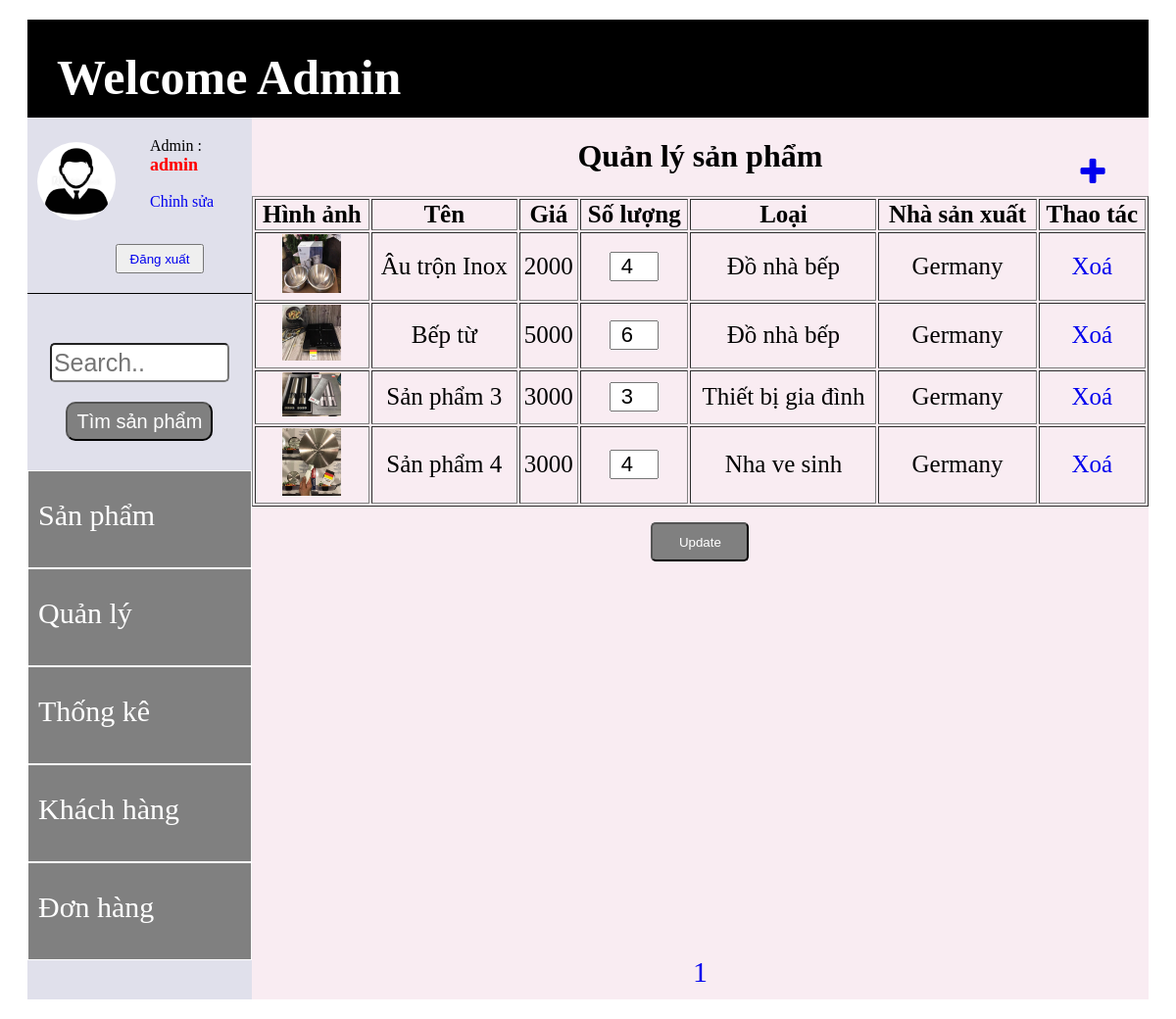
/admin/index.php (signed in), run on the app's committed database.
### tables this page shows
CREATE TABLE `san_pham` (
  `id_sp` int(11) NOT NULL,
  `ten_sp` varchar(200) NOT NULL,
  `mo_ta_sp` text NOT NULL,
  `gia_sp` int(11) NOT NULL,
  `hinh_anh` text NOT NULL,
  `so_luong_sp` int(11) UNSIGNED NOT NULL,
  `id_nha_san_xuat` int(11) NOT NULL,
  `id_loai_san_pham` int(11) NOT NULL
);

CREATE TABLE `loai_san_pham` (
  `id_loai_san_pham` int(11) NOT NULL,
  `ten_loai_san_pham` varchar(200) NOT NULL
);

CREATE TABLE `nha_san_xuat` (
  `id_nha_san_xuat` int(11) NOT NULL,
  `ten_nha_san_xuat` varchar(200) NOT NULL
);

### admin/quan_ly_sp.php (the view, shortened to what this page needs)
<?php
	include "../open.php";
?>
<div style="width: 100%; height: 100px; text-align: center;">
	<h1>Quản lý sản phẩm</h1>
	<a href="admin.php?show=add" title="Thêm sản phẩm" style="position: absolute; width: 50px; right: 60px; top: 160px;" ><i class="fa fa-plus fa-2x"></i></a>
<div style="width: 100%; height: 775px;">
<?php
	$strQuery = "select * from san_pham inner join loai_san_pham on san_pham.id_loai_san_pham = loai_san_pham.id_loai_san_pham inner join nha_san_xuat on san_pham.id_nha_san_xuat = nha_san_xuat.id_nha_san_xuat";
	$result = mysqli_query($con, $strQuery);
	$so_sp = mysqli_num_rows($result);
	if ($so_sp > 0) {
		$sphien = 8;
        $sotrang = ceil($so_sp/$sphien);
        $trang = 1;
        if (isset($_GET['trang'])) {
            $trang = $_GET['trang'];
        }
        else{
            $trang = 1;
        }
            $start = ($trang - 1) * $sphien;
            $sql_phan_trang = $strQuery . ' LIMIT ' . $start . ',' .$sphien;
            $result_phan_trang = mysqli_query($con,$sql_phan_trang);
?>
	<form action="update_sl_sp.php" method="get">
		<table border="1px" align="center" style="font-size: 25px;" width="100%">
			<tr>
				<th>Hình ảnh</th>
				<th>Tên</th>
				<th>Giá</th>
				<th>Số lượng</th>
				<th>Loại</th>
				<th>Nhà sản xuất</th>
				<th colspan="3">Thao tác</th>
			</tr>
<?php
		while ($row = mysqli_fetch_array($result_phan_trang)) {
?>
			<tr>
				<td><img src="../imgsp/<?php echo $row['hinh_anh']; ?>" width="60x"></td>
				<td><?php echo $row['ten_sp']; ?></td>
				<td><?php echo $row['gia_sp']; ?></td>
				<td><input style="width: 50px; height: 30px; text-align: center; font-size: 22px;" type="number" min="0" value="<?php echo $row['so_luong_sp']; ?>" name="sl[<?php echo $row['id_sp']; ?>]"></td>
				<td><?php echo $row['ten_loai_san_pham']; ?></td>
				<td><?php echo $row['ten_nha_san_xuat']; ?></td>
				<td><a href="xoa_sp.php?id=<?php echo $row['id_sp']; ?>">Xoá</a></td>
			</tr>
<?php
		}
?>
		</table>
		<p><button type="submit" style="width: 100px; height: 40px; border-radius: 5px; background: grey; color: white;">Update</button></p>
	</form>
<?php
	}
	else{
		echo "Không tìm thấy sản phẩm nào";
	}
?>
</div>
<div style="font-size: 30px">
		<?php
        if(isset($sotrang)){
            for($i = 1;$i <= $sotrang;$i++){
    ?>
                    <a href="?case=1&&trang=<?php echo $i;?>" title="Trang <?php echo $i;?> "><?php echo $i;?> </a>
    <?php
            }
        }else{
            echo "";
        }
?>
</div>

### admin/index.php (shortened to what this page needs)
<?php
    include "../open.php";
    $id_ad = $_SESSION['id_ad'];
    $strQueryAD = "select * from admin where id_ad = '$id_ad'";
    $resultAD = mysqli_query($con, $strQueryAD);
    $rowAD = mysqli_fetch_array($resultAD);
?>
<!DOCTYPE html>
<html>
<head>
	<link rel="stylesheet" href="https://maxcdn.bootstrapcdn.com/font-awesome/4.4.0/css/font-awesome.min.css" />
</head>
<body>
	<div id="container_admin">
		<div id="div_admin_1"><a href="admin.php">Welcome Admin</a></div>
		<div id="div_admin_2">
			<div id="div_admin_2_1">
				<div id="thong_tin_admin">
					<div id="img_admin">
<?php
			if($rowAD['anh_ad'] == null) {
?>
				<img src="../img/iconad.jpg" width="80px" style="border-radius: 100%;">
<?php
			}else {
?>
				<img src="../img/<?php echo $rowAD['anh_ad']; ?>" width="80px" style="border-radius: 100%;">
<?php
			}
?>
					</div>
					<div id="name_admin">Admin : <br><span id="span_name_ad"><?php echo $rowAD['ho_ten_ad']; ?></span><br><br>
						<span><a href="admin.php?show=update">Chỉnh sửa</a></span>
					</div>
					<button id="button_thong_tin"><a href="../dangxuat.php">Đăng xuất</a></button>
				</div>
				<div id="search_admin">
					<form id="form_search_admin">
						<input type="text" name="search_sp" placeholder="Search..">
						<button>Tìm sản phẩm</button>
					</form>
				</div>
				<div id="menu_admin">
					<div id="menu_admin_1" class="menu_admin_mini"><a href="admin.php">Sản phẩm</a></div>
					<div id="menu_admin_2" class="menu_admin_mini"><a href="admin.php?show=1">Quản lý</a></div>
					<div id="menu_admin_3" class="menu_admin_mini"><a href="admin.php?show=2">Thống kê</a></div>
					<div id="menu_admin_4" class="menu_admin_mini"><a href="admin.php?show=3">Khách hàng</a></div>
					<div id="menu_admin_5" class="menu_admin_mini"><a href="admin.php?show=4">Đơn hàng</a></div>
				</div>
			</div>
			<div id="div_admin_2_2">
<?php
	if (isset($_GET['show'])) {
		$show = $_GET['show'];
		switch ($show) {
			case 1:
				include "nhom_sp.php";
				break;
			case 2:
				break;
			case 3:
				include "quan_ly_kh.php";
				break;
			case 4:
				include "quanlydonhang.php";
				break;
			case 'add':
				include "them_sp.php";
				break;
			case 'update':
				include "update_admin.php";
				break;
			default:
				break;
		}
	}
	else {
		include "quan_ly_sp.php";
	}
?>
			</div>
		</div>
	</div>
</body>
</html>

### admin/index.php (style rules this page uses)
* { box-sizing: border-box; }
a { text-decoration: none; }
#container_admin { margin: 20px; }
#div_admin_1 { width: 100%; height: 100px; background: black; font-size: 50px; font-weight: bold; padding: 30px; }
#div_admin_1 a { color: white; text-decoration: none; }
#div_admin_2 { width: 100%; height: 900px; }
#div_admin_2_1 { width: 20%; height: 100%; float: left; }
#thong_tin_admin { width: 100%; height: 20%; background: #e0e0eb; position: relative; border-bottom: 1px solid; }
#img_admin { width: 80px; height: 80px; border: 1px; border-radius: 100%; position: absolute; top: 25px; left: 10px; }
#name_admin { width: 100px; height: 50px; position: absolute; left: 125px; top: 20px; }
#span_name_ad { color: red; font-size: 18px; font-weight: bold; }
#button_thong_tin { position: absolute; width: 90px; height: 30px; left: 90px; bottom: 20px; }
#search_admin { width: 100%; height: 20%; background: #e0e0eb; }
#form_search_admin { padding-top: 50px; text-align: center; }
#form_search_admin input { width: 80%; height: 40px; margin-bottom: 20px; font-size: 25px; border-radius: 5px; }
#form_search_admin button { color: white; font-size: 20px; width: 150px; height: 40px; background: grey; border-radius: 10px; }
#menu_admin { width: 100%; height: 60%; background: #e0e0eb; }
#div_admin_2_2 { width: 80%; height: 100%; float: left; background: #f9ecf2; text-align: center; }
.menu_admin_mini a { background: grey; color: white; display: block; width: 100%; height: 100px; padding-top: 20px; border: 1px solid; font-size: 30px; padding-left: 10px; line-height: 50px; }

### data on the page
san_pham: hinh_anh (picture), ten_sp "Âu trộn Inox", gia_sp "2000", so_luong_sp "4", id_loai_san_pham.ten_loai_san_pham "Đồ nhà bếp", id_nha_san_xuat.ten_nha_san_xuat "Germany"
san_pham: hinh_anh (picture), ten_sp "Bếp từ", gia_sp "5000", so_luong_sp "6", id_loai_san_pham.ten_loai_san_pham "Đồ nhà bếp", id_nha_san_xuat.ten_nha_san_xuat "Germany"
san_pham: hinh_anh (picture), ten_sp "Sản phẩm 3", gia_sp "3000", so_luong_sp "3", id_loai_san_pham.ten_loai_san_pham "Thiết bị gia đình", id_nha_san_xuat.ten_nha_san_xuat "Germany"
san_pham: hinh_anh (picture), ten_sp "Sản phẩm 4", gia_sp "3000", so_luong_sp "4", id_loai_san_pham.ten_loai_san_pham "Nha ve sinh", id_nha_san_xuat.ten_nha_san_xuat "Germany"

### other printed values
$rowAD['ho_ten_ad'] "admin"
